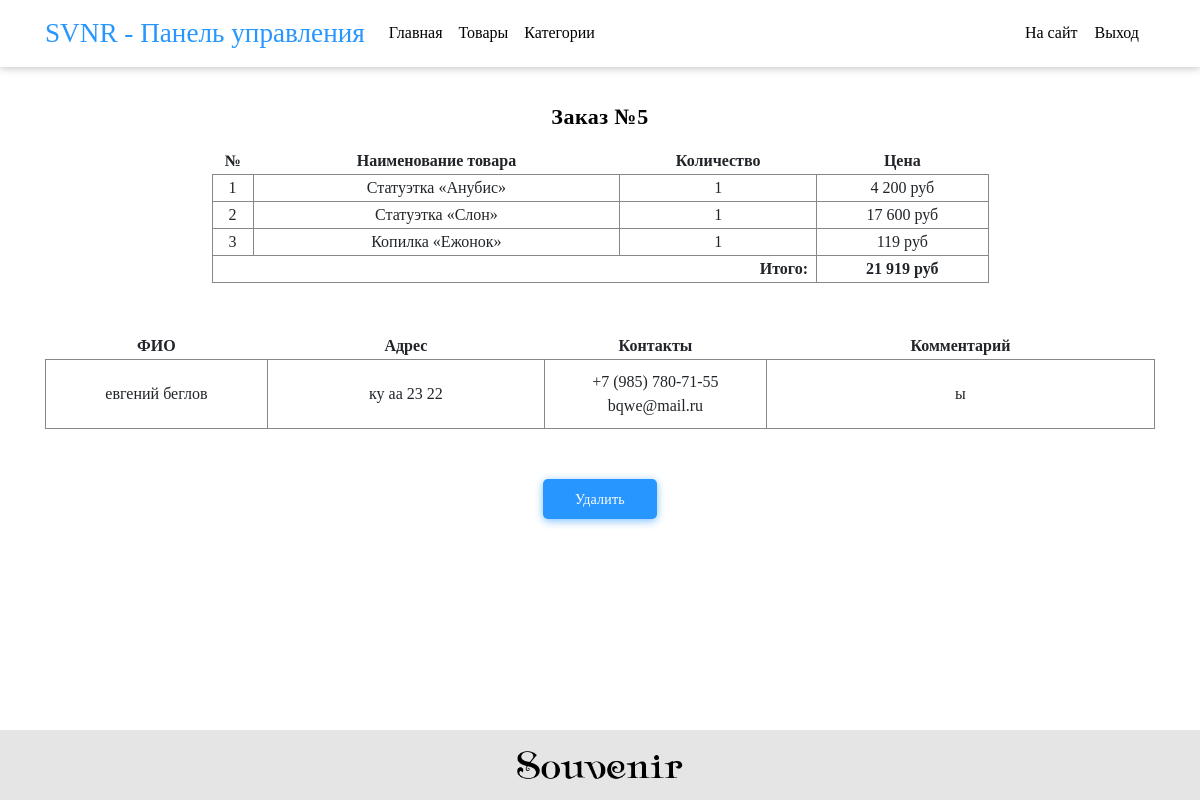
/OnlineShop/admin/view-order.php?id=5 (signed in), run on the app's committed database.
### tables this page shows
CREATE TABLE `products_orders` (
  `id` int(11) NOT NULL,
  `orderID` int(11) NOT NULL,
  `productTitle` varchar(50) NOT NULL,
  `productCount` int(11) NOT NULL,
  `productPrice` int(11) NOT NULL
);

CREATE TABLE `clients` (
  `clientID` int(11) NOT NULL,
  `clientName` varchar(50) NOT NULL,
  `clientSurname` varchar(50) NOT NULL,
  `clientPhone` varchar(18) NOT NULL,
  `clientMail` varchar(50) NOT NULL
);

CREATE TABLE `orders` (
  `orderID` int(11) NOT NULL,
  `orderClient` int(11) NOT NULL,
  `orderDate` datetime NOT NULL,
  `orderAddress` varchar(255) NOT NULL,
  `orderComment` text NOT NULL,
  `orderHash` varchar(50) NOT NULL
);

### OnlineShop/functions/functions.php (called while the page is built)
<?php
function clear($string) {
	$string = strip_tags($string);
	$string = addslashes($string);
	$string = trim($string);
	return $string;
};
function priceValidate($str) {
	return number_format($str, 0, ',', ' ');
}
?>

### OnlineShop/admin/view-order.php (the view, shortened to what this page needs)
<?php
include $_SERVER['DOCUMENT_ROOT'].'/functions/dbHandler.php';
include $_SERVER['DOCUMENT_ROOT'].'/functions/functions.php';
$id = clear($_GET["id"]);
?>
<!DOCTYPE HTML>
<html>
	<head>
	    <link rel="stylesheet" href="/fonts/font-awesome/css/all.css">
		<link rel="stylesheet" href="/css/bootstrap.min.css">
		<link rel="stylesheet" href="/admin/css/style.css">
	</head>
	<body>
		<?php include 'include/header.php'; ?>
		<main>
			<div class="container container-center">
				<?php
					$rows = mysqli_query($link, "SELECT * FROM products_orders WHERE orderID = $id");
					if (mysqli_num_rows($rows) != 0) {
echo ('
						<span class="admin-form-title">Заказ №'.$id.'</span>
						<table class="table-products-container">
							<tr>
								<th>№</th>
								<th>Наименование товара</th>
								<th>Количество</th>
								<th>Цена</th>
							</tr>
');
						$number = 1;
						foreach ($rows as $row) {
							$finalPrice += $row[productPrice];
echo ('
							<tr>
								<td>'.$number.'</td>
								<td>'.$row[productTitle].'</td>
								<td>'.$row[productCount].'</td>
								<td>'.priceValidate($row[productPrice]).' руб</td>
							</tr>
');
							$number += 1;
						}
echo ('
							<tr>
								<td colspan="3" style="text-align:right; font-weight: bold;" class="pr-2">Итого: </td>
								<td style="font-weight: bold;">'.priceValidate($finalPrice).' руб</td>
							</tr>
						</table>
');
						$rowOrder = mysqli_query($link, "SELECT * FROM orders WHERE orderID = $id");
						$rowOrder = mysqli_fetch_array($rowOrder);
						$rowClient = mysqli_query($link, "SELECT * FROM clients WHERE clientID = $rowOrder[orderClient]");
						$rowClient = mysqli_fetch_array($rowClient);
echo ('
						<table class="table-info-container">
							<tr>
								<th class="fio">ФИО</th>
								<th class="address">Адрес</th>
								<th class="contacts">Контакты</th>
								<th class="comment">Комментарий</th>
							</tr>
');
echo ('
							<tr>
								<td class="fio align-items-center">'.$rowClient[clientName].' '.$rowClient[clientSurname].'</td>
								<td class="address">'.$rowOrder[orderAddress].'</td>
								<td class="contacts">'.$rowClient[clientPhone].'<br>'.$rowClient[clientMail].'</td>
								<td class="comment">'.$rowOrder[orderComment].'</td>
							</tr>
						</table>
');
echo ('
						<a href="/admin/main.php" class="delete-order my-button" oID='.$row[orderID].'>Удалить</a>
');
					}
				?>
			</div>
		</main>
		<?php include 'include/footer.php'; ?>
	</body>
</html>

### OnlineShop/admin/css/style.css (style rules this page uses)
.container { align-items: center; }
main { margin-top: 1rem; }
* { font-family: CoFo sans; outline: none; }
a { text-decoration: none!important; cursor: pointer; user-select: none; }
html { height: 100%; overflow-y: scroll; }
body { display: flex; flex-direction: column; height: 100% }
.my-button { display: flex; align-items: center; padding: 0 32px; height: 40px; user-select: none; background-color: #2796FF; cursor: pointer; border: none; box-shadow: 0 2px 8px 0 rgba(39,150,255,.6); border-radius: 5px; font-size: 14px; letter-spacing: .2px; color: #fff; transition: .2s; outline: none; }
.table-products-container { width: 70%; margin-bottom: 50px; }
.table-info-container { width: 100%; margin-bottom: 50px; }
table { text-align: center; }
td { border: 1px solid #888; }
.table-info-container td { padding: 10px 0px; }
.fio { width: 20%; }
.address { width: 25%; }
.contacts { width: 20%; }
.comment { width: 35%; }
.container-center { display: flex; flex-direction: column; justify-content: center; }
.admin-form-title { color: #000; font-size: 22px; font-weight: bold; letter-spacing: .5px; margin-bottom: 15px; }

### data on the page
products_orders: productTitle "Статуэтка «Анубис»", productCount "1", productPrice "4 200"
products_orders: productTitle "Статуэтка «Слон»", productCount "1", productPrice "17 600"
products_orders: productTitle "Копилка «Ежонок»", productCount "1", productPrice "119"
clients: clientName "евгений", clientSurname "беглов", clientPhone "+7 (985) 780-71-55", clientMail "bqwe@mail.ru"
orders: orderAddress "ку аа 23 22", orderComment "ы"

### other printed values
$id "5"
priceValidate($finalPrice) "21 919"
